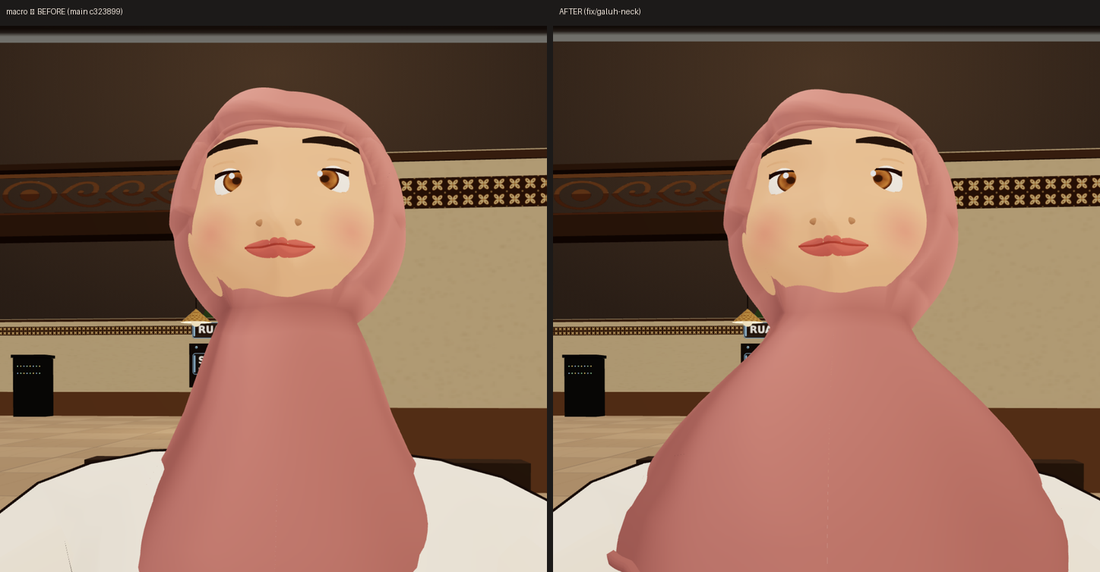
#> input picture verify/neck/compare-macro.png, 1100 x 572 px, given in place of _final-closeup-raw.png, which was not available
$ python final_shots.py neck/compare-macro.png
#> lines starting #> are read from the running program, lines starting #| are printed output that depends on the picture
"""Final verification shots.

    python3 final_shots.py

  final-overview.png  the "tampak" spot, HUD hidden, every agent pinned to its desk
  final-closeup.png   one seated agent in profile: knees, feet, hands on the keyboard
"""
import subprocess
import sys
from PIL import Image
from playwright.sync_api import sync_playwright

CHROME = "/opt/playwright/chromium-1255/chrome-linux64/chrome"
ARGS = ["--use-gl=swiftshader", "--enable-unsafe-swiftshader", "--no-sandbox", "--disable-dev-shm-usage"]
OUT = "/workspace/virtual-office/verify"
PORT = sys.argv[1] if len(sys.argv) > 1 else "5173"
HIDE = ".hud,.roster,.feed,.card,.mobile-bar,.dpad,.prox-chip,.chip,.top,.tabs,.brand{display:none!important}"


def shot(url, path, viewport, dpr=1, wait=17000):
    with sync_playwright() as p:
        b = p.chromium.launch(executable_path=CHROME, args=ARGS, headless=True)
        pg = b.new_page(viewport=viewport, device_scale_factor=dpr)
        pg.set_default_timeout(240000)
        pg.on("pageerror", lambda e: print("PAGEERROR:", e))
        pg.goto(url, wait_until="load")
        pg.wait_for_timeout(wait)
        pg.add_style_tag(content=HIDE)
        pg.wait_for_timeout(2500)
        pg.screenshot(path=path, timeout=240000)
        b.close()
    print("saved", path, Image.open(path).size)


# overview: the "tampak" preset (front elevation of the whole floor)
shot(f"http://127.0.0.1:{PORT}/?spot=tampak&still=1", f"{OUT}/final-overview.png", {"width": 1440, "height": 900})
#> (the call stopped at in shot, `with sync_playwright() as p:`: playwright is not available in this run)

# closeup: Dimas (coder) at (-14, -8.5) rot 0, seated at (-14, 0, -8.08) facing -Z.
# Stand 2 m off his left shoulder, a touch above the desk: the profile shows the
# level thigh, the knee under the desk, the sole on the floor and the hand on
# the keys.
shot(
    f"http://127.0.0.1:{PORT}/?still=1&cam=-11.85,0.86,-8.42&aim=-14.02,0.58,-8.30",
    f"{OUT}/_final-closeup-raw.png",
    {"width": 1200, "height": 800},
    dpr=2,
)
#> (the call stopped at in shot, `with sync_playwright() as p:`: playwright is not available in this run)
raw = Image.open(f"{OUT}/_final-closeup-raw.png")
#> raw is the input picture: PIL image 1100x572 RGB; mean R, G, B 137.4, 102.6, 84.1
w, h = raw.size
#> w = 1100; h = 572
raw.crop((int(w * 0.18), int(h * 0.10), int(w * 0.82), int(h * 0.92))).save(f"{OUT}/final-closeup.png")
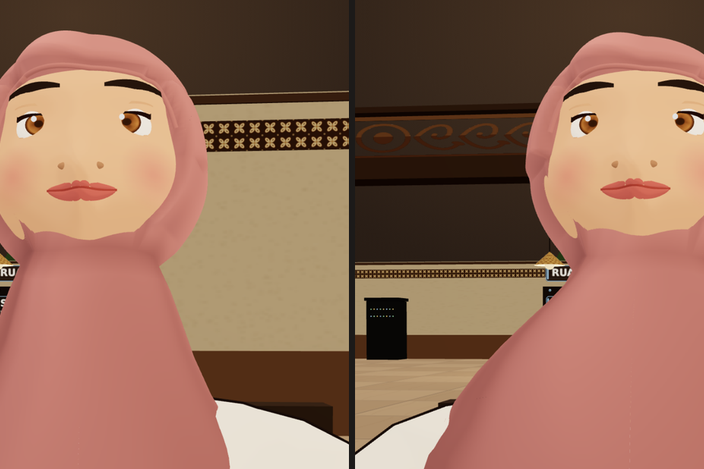
#> saved as final-closeup.png: PIL image 704x469 RGB; mean R, G, B 151.2, 110.1, 89.4
print("saved", f"{OUT}/final-closeup.png", Image.open(f"{OUT}/final-closeup.png").size)

$ run again, on verify/neck/compare-mobile.png
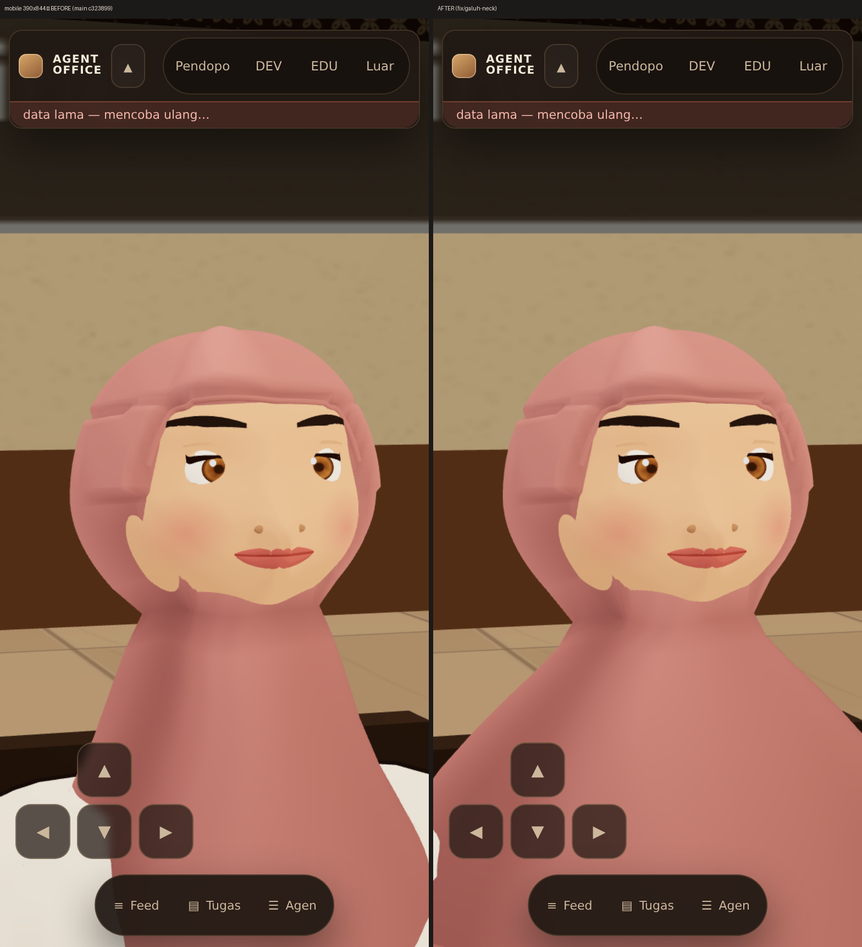
#> input picture verify/neck/compare-mobile.png, 862 x 947 px, given in place of _final-closeup-raw.png, which was not available
#> raw is the input picture: PIL image 862x947 RGB; mean R, G, B 136.3, 100.6, 81.8
#> `raw.crop((int(w * 0.18), int(h * 0.10), int(w * 0.82), int(h * 0.92)))..`:
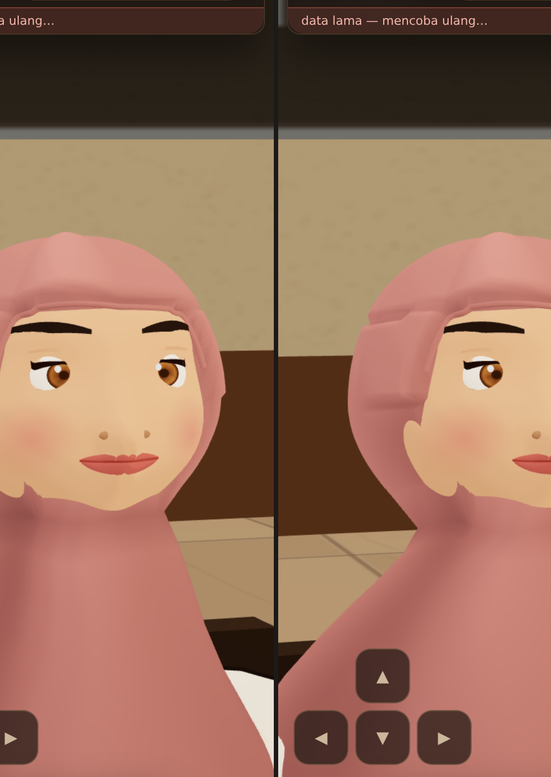
#> saved as final-closeup.png: PIL image 551x777 RGB; mean R, G, B 152.9, 112.1, 90.9

$ run again, on verify/neck/compare-side.png
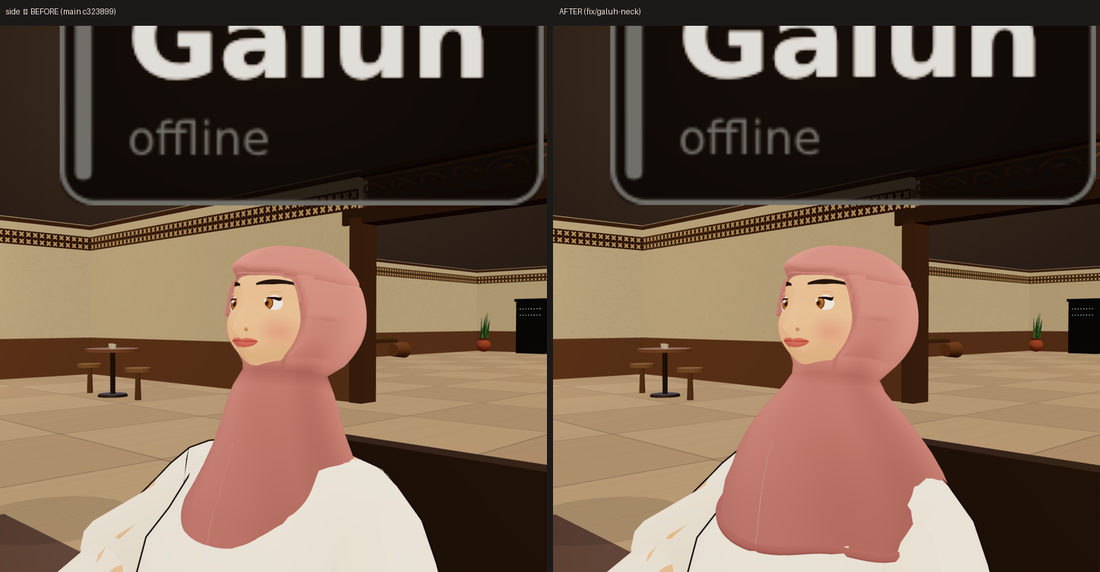
#> input picture verify/neck/compare-side.png, 1100 x 572 px, given in place of _final-closeup-raw.png, which was not available
#> raw is the input picture: PIL image 1100x572 RGB; mean R, G, B 113.9, 91.6, 74.7
#> `raw.crop((int(w * 0.18), int(h * 0.10), int(w * 0.82), int(h * 0.92)))..`:
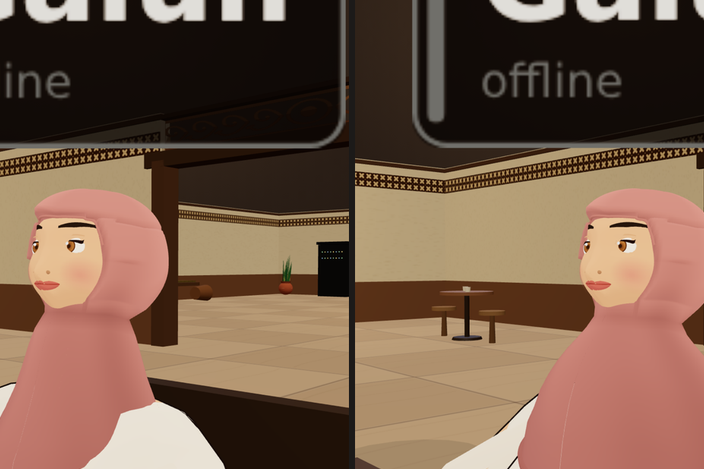
#> saved as final-closeup.png: PIL image 704x469 RGB; mean R, G, B 119.4, 91.7, 73.5
